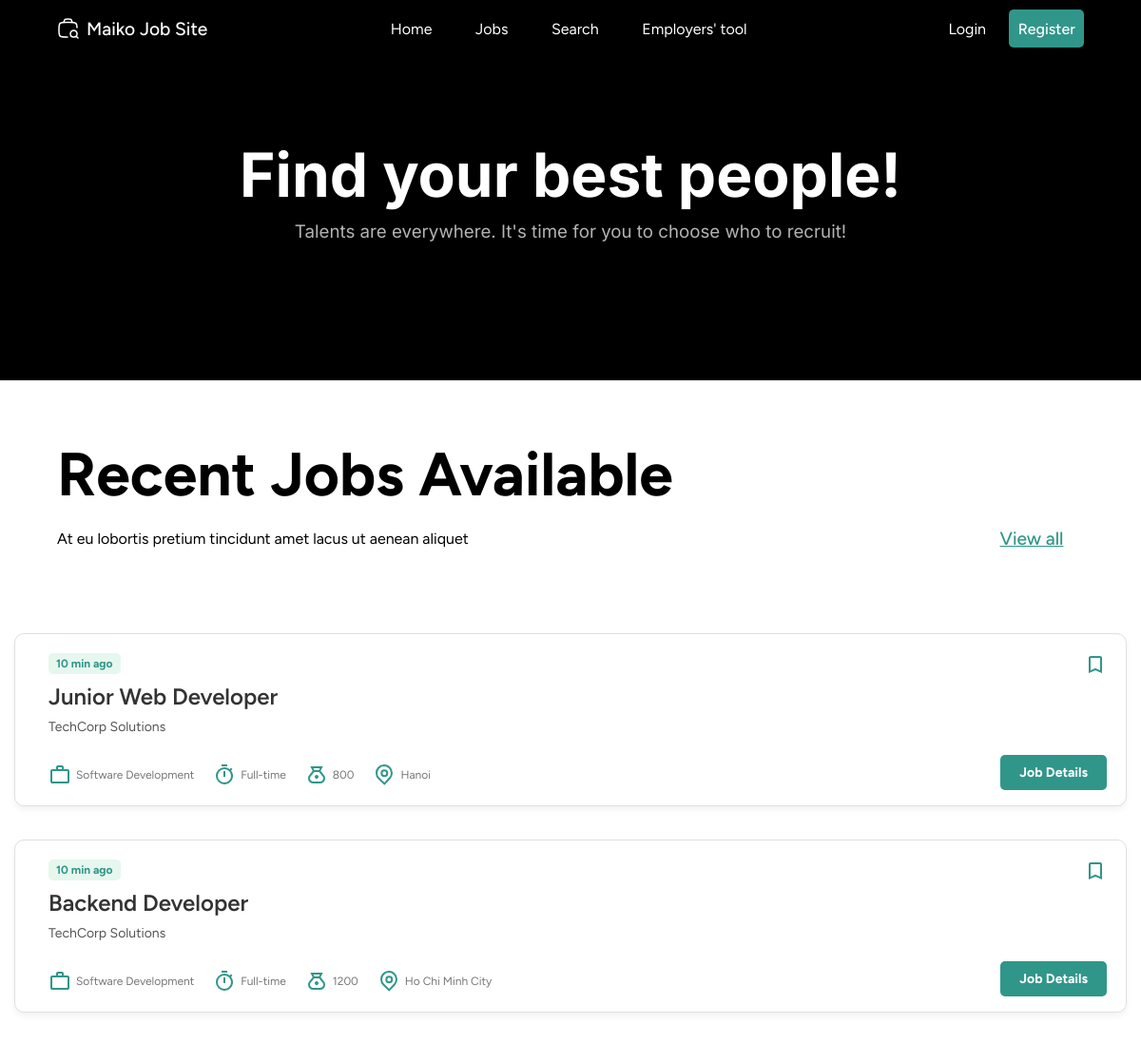
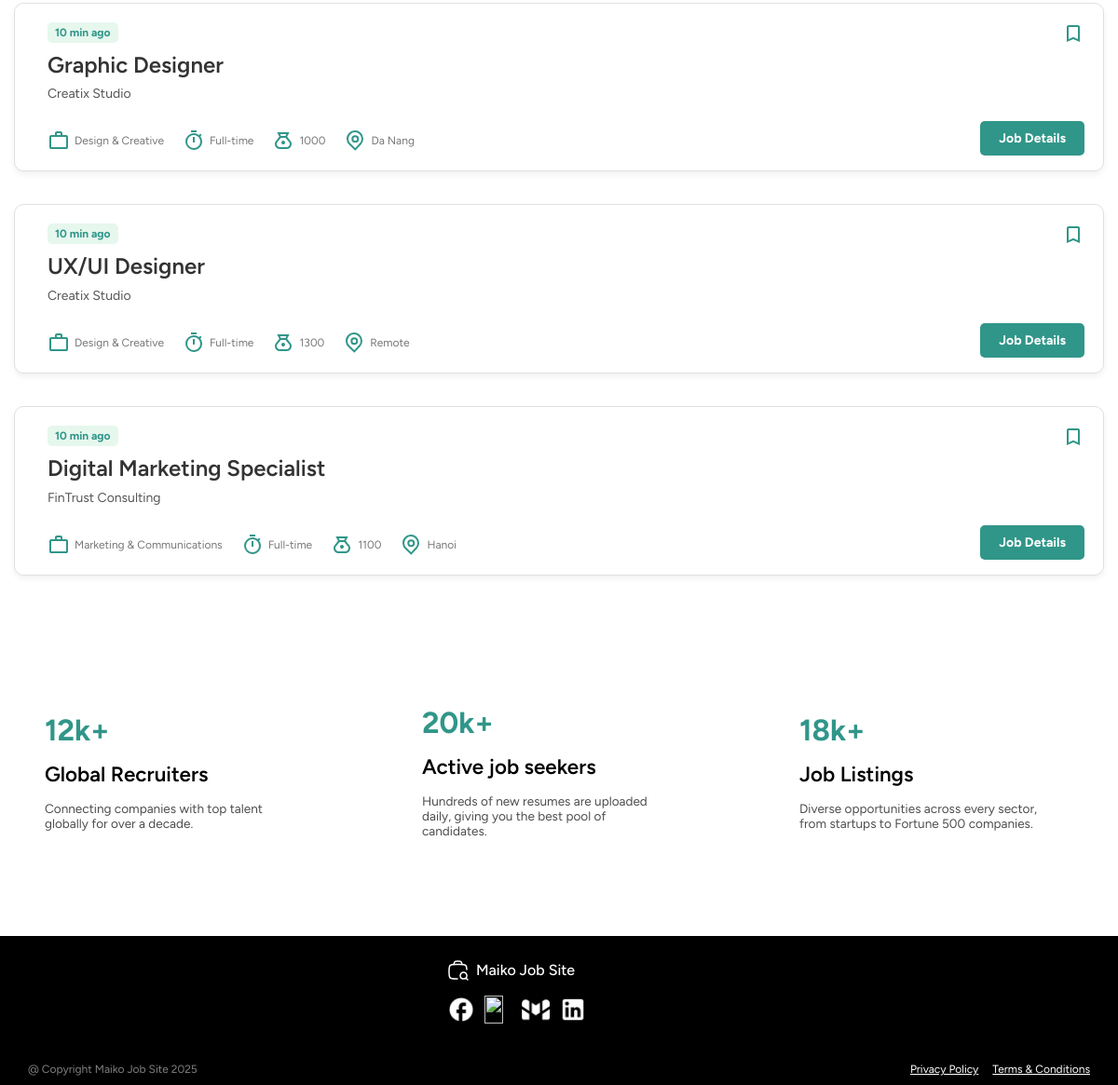
The page /public/index.php on the database its author committed (2 pictures, top to bottom).
### tables this page shows
CREATE TABLE `jobs` (
  `id` int(11) NOT NULL,
  `employer_id` int(11) NOT NULL,
  `category_id` int(11) NOT NULL,
  `title` varchar(150) NOT NULL,
  `location` varchar(150) DEFAULT NULL,
  `description` text DEFAULT NULL,
  `requirements` text DEFAULT NULL,
  `job_type` enum('Full-time','Part-time','Freelance') DEFAULT NULL,
  `min_experience_years` tinyint(3) UNSIGNED DEFAULT NULL,
  `min_degree` enum('None','High School','Associate','Bachelor','Master','PhD') DEFAULT 'None',
  `salary` decimal(10,0) DEFAULT NULL,
  `deadline` date DEFAULT NULL,
  `job_status` enum('open','closed','paused') DEFAULT 'open',
  `posted_at` timestamp NOT NULL DEFAULT current_timestamp()
);

CREATE TABLE `employers` (
  `id` int(11) NOT NULL,
  `user_id` int(11) NOT NULL,
  `company_name` varchar(150) NOT NULL,
  `logo` varchar(255) DEFAULT NULL,
  `website` varchar(255) DEFAULT NULL,
  `contact_info` varchar(255) DEFAULT NULL,
  `description` text DEFAULT NULL
);

CREATE TABLE `jobcategories` (
  `id` int(11) NOT NULL,
  `category_name` varchar(100) NOT NULL
);

### resources/views/home/latest-job-list.php (the view, shortened to what this page needs)
<?php
require __DIR__ . '/../../../config/db.php';
$sql = "
        SELECT
            j.id,
            j.title,
            j.location,
            j.salary,
            j.job_type,
            c.category_name,
            e.company_name,
            e.logo
            FROM jobs j
            JOIN JobCategories c ON j.category_id = c.id
            JOIN Employers e ON j.employer_id = e.id
            ORDER BY posted_at DESC LIMIT 5
    ";
    $result = mysqli_query($db, $sql);
    $jobs = [];
    while ($row = mysqli_fetch_assoc($result)) {
        $jobs[] = $row;
    }
?>
<div class="latest-list">
    <?php foreach ($jobs as $job): ?>
        <div class="job-card">
            <div class="time-ago-badge">10 min ago</div>
            <div class="job-info-main">
                <div class="title-comp">
                    <h3 class="job-title"><?= htmlspecialchars($job['title']) ?></h3>
                    <p class="job-company"><?= htmlspecialchars($job['company_name']) ?></p>
                </div>
                <div class="secondary-info">
                    <div class="info-job-summary">
                        <p class="job-category"><?= htmlspecialchars($job['category_name']) ?></p>
                    </div>
                    <div class="info-job-summary">
                        <p class="job-type"><?= htmlspecialchars($job['job_type']) ?></p>
                    </div>
                    <div class="info-job-summary">
                        <p class="job-wage"><?= htmlspecialchars($job['salary']) ?></p>
                    </div>
                    <div class="info-job-summary">
                        <p class="job-location"><?= htmlspecialchars($job['location']) ?></p>
                    </div>
                </div>
            </div>
            <div class="job-right-element">
                    <div class="bookmark-icon">
                    <svg xmlns="http://www.w3.org/2000/svg" width="24" height="24" viewBox="0 0 24 24"><path fill="currentColor" d="M5 21V5q0-.825.588-1.412T7 3h10q.825 0 1.413.588T19 5v16l-7-3zm2-3.05l5-2.15l5 2.15V5H7zM7 5h10z"/></svg>
                </div>
                <button class="job-details-btn">
                        Job Details
                </button>
                </div>
        </div>
    <?php endforeach ?>
</div>

### public/index.php (shortened to what this page needs)
<?php
    $page = $_GET['page'] ?? 'home';
    function render($viewPath, $data = []) {
        extract($data);
        include __DIR__ . '/../resources/views/layouts/header.php';
        include $viewPath;
        include __DIR__ . '/../resources/views/layouts/footer.php';
    }
    switch ($page) {
        case 'home':
            render(__DIR__ . '/../resources/views/home/home-content.php');
            break;
    }

### resources/views/layouts/header.php (shortened to what this page needs)
<!DOCTYPE html>
<html lang="en">
<head>
    <link rel="stylesheet" href="/Group_assignment/public/css/style.css">
</head>
<body>
<header>
    <div class="logo-and-name">
        <div class="hugeicons--job-search"></div>
        <div class="site-name">Maiko Job Site</div>
    </div>
    <?php include "nav.php" ?>
    <div class="log-res">
        <button class="log-btn">Login</button>
        <button class="reg-btn">Register</button>
    </div>
</header>

### resources/views/layouts/nav.php
<nav class="header-nav">
    <a href="/Group_assignment/public/index.php?page=home" class="header-nav-item" id="home-nav">Home</a>
    <a href="/Group_assignment/public/index.php?page=job&page-order=1&sort=desc" class="header-nav-item" id="job-nav">Jobs</a>
    <a href="/Group_assignment/public/index.php?page=search" class="header-nav-item" id="search-nav">Search</a>
    <a class="header-nav-item" id="employer-tool">Employers' tool</a>
</nav>

### resources/views/home/home-content.php
<?php
    $call = "Find your best people!";
    $subcall = "Talents are everywhere. It's time for you to choose who to recruit!";
 ?>
<div class="home-contents">
    <?php include __DIR__ . "/../layouts/hero.php"; ?>
    <?php include __DIR__ . "/recent-job.php"; ?>
    <?php include __DIR__ . "/latest-job-list.php"; ?>
    <?php include __DIR__ . "/record-number.php"; ?>
</div>

### resources/views/layouts/hero.php
<div class="hero">
    <h1 class="call"><?php echo $call?></h1>
    <h3 class="subcall"><?php echo $subcall?></h3>
</div>

### resources/views/home/recent-job.php
<div class="recent-jobs">
    <div class="recent-job-title">
        <h1>Recent Jobs Available</h1>
        <h4>At eu lobortis pretium tincidunt amet lacus ut aenean aliquet</h4>
        <div class="view-all-job">View all</div>
    </div>
</div>

### resources/views/home/record-number.php
<div class="record-number">
    <div class="number-each">
        <div class="number-plus">12k+</div>
        <div class="number-title">Global Recruiters</div>
        <div class="added-info">Connecting companies with top talent globally for over a decade.</div>
    </div>
    <div class="number-each">
        <div class="number-plus">20k+</div>
        <div class="number-title">Active job seekers</div>
        <div class="added-info">Hundreds of new resumes are uploaded daily, giving you the best pool of candidates.</div>
    </div>
    <div class="number-each">
        <div class="number-plus">18k+</div>
        <div class="number-title">Job Listings</div>
        <div class="added-info">Diverse opportunities across every sector, from startups to Fortune 500 companies.</div>
    </div>
</div>

### resources/views/layouts/footer.php (shortened to what this page needs)
<footer>
    <div class="contacts">
        <div class="logo-and-name">
            <div class="hugeicons--job-search"></div>
            <div class="site-name">Maiko Job Site</div>
        </div>
        <div class="icons-contact">
            <?php $baseUrl = '/Group_assignment'?>
            <img src="<?php echo $baseUrl?>/public/assets/ic--baseline-facebook.png" alt="">
            <img src="<?php echo $baseUrl?>/public/assets/ic--baseline-tiktok.png" alt="">
            <img src="<?php echo $baseUrl?>/public/assets/streamline--gmail-solid.png" alt="">
            <img src="<?php echo $baseUrl?>/public/assets/mdi--linkedin.png" alt="">
        </div>
    </div>
    <div class="credit-links">
        <div class="copyright">@ Copyright Maiko Job Site 2025</div>
        <div class="policy-term">
            <div>Privacy Policy</div>
            <div>Terms & Conditions</div>
        </div>
    </div>
</footer>
</body>
</html>

### public/css/style.css (style rules this page uses)
:root { --main-green-lighter: #c9fff8; --main-green: #309689; --main-green-darker: #1c5850; }
* { font-family: "Figtree", sans-serif; padding: 0; border: 0; margin: 0; box-sizing: border-box; }
html, body { position: relative; min-height: 100vh; width: 100vw; margin: 0; padding: 0; overflow-x: hidden; overflow-y: auto; scroll-behavior: smooth; }
body { display: flex; flex-direction: column; }
body { position: relative; }
button { border: 0; cursor: pointer; }
header, footer { flex-shrink: 0; }

### public/css/header.css (style rules this page uses)
header { display: flex; justify-content: space-between; align-items: center; height: 60px; width: 100%; position: fixed; top: 0; left: 50%; transform: translateX(-50%); background-color: black; padding: 5px 5%; z-index: 25; }
.site-name { font-weight: 500; font-size: 1.2rem; color: white; }
.header-nav { display: flex; min-width: 50%; justify-content: center; align-items: center; gap: 1.5rem; font-size: 1rem; color: white; }
.header-nav-item { display: inline-block; padding: 2%; width: fit-content; font-weight: 400; cursor: pointer; text-decoration: none; color: white; }
.log-res { display: flex; justify-content: center; align-items: center; gap: 5px; height: 100%; width: 15%; }
.log-btn { color: white; background-color: transparent; border: none; border-radius: 5px; padding: 5px; height: 80%; width: 100%; font-size: 1rem; }
.reg-btn { background-color: #309689; font-weight: 500; color: white; border: none; border-radius: 5px; padding: 5px; height: 80%; width: 100%; font-size: 1rem; }
.hugeicons--job-search { display: inline-block; width: 24px; height: 24px; background-repeat: no-repeat; background-size: 100% 100%; }
.logo-and-name { display: flex; justify-content: center; align-items: center; gap: 7px; }

### public/css/footer.css (style rules this page uses)
footer { position: relative; bottom: 0; background-color: black; height: 20vh; width: 100%; }
.contacts { margin-bottom: auto; height: 50%; width: 40%; top: 25px; left: 40%; position: relative; align-items: flex-start; display: flex; flex-direction: column; gap: 15px; }
.contacts .logo-and-name .site-name { font-size: 1rem; }
.credit-links { padding: 0 2.5%; display: flex; font-size: 0.75rem; color: white; justify-content: space-between; align-items: center; position: absolute; bottom: 10px; width: 100%; }
.icons-contact { display: flex; gap: 10px; }
.icons-contact img { height: 30px; aspect-ratio: 1; }
.copyright { opacity: 50%; }
.policy-term { color: white; display: flex; margin-left: auto; justify-content: space-evenly; gap: 15px; align-items: center; text-decoration: none; }
.policy-term div { cursor: pointer; text-decoration: underline; }

### public/css/hero.css (style rules this page uses)
.hero { position: relative; top: 0; background-color: black; height: 50vh; width: 100vw; display: flex; flex-direction: column; justify-content: center; align-items: center; gap: 10px; }
.call, .subcall { font-family: Inter, sans-serif; }
.call { color: white; font-size: 4rem; }
.subcall { color: rgba(255, 255, 255, 0.7); font-weight: 400; }

### public/css/recent-job.css (style rules this page uses)
.recent-jobs { padding: 5%; }
.recent-job-title { position: relative; display: flex; gap: 20px; flex-direction: column; justify-content: space-between; }
.recent-job-title .view-all-job { text-decoration: underline; color: #309689; font-weight: 500; position: absolute; right: 2%; bottom: -2%; font-size: 1.2rem; }
.recent-job-title h1 { font-size: 4rem; }
.recent-job-title h4 { margin-top: auto; font-weight: 400; }

### public/css/record-number.css (style rules this page uses)
.record-number { margin: 8% 4%; display: flex; justify-content: space-around; align-items: center; height: 20vh; width: 100%; gap: 15px; }
.number-each { flex: 1; display: flex; flex-direction: column; gap: 15px; padding-right: 10%; }
.number-plus { color: #309689; font-size: 2rem; font-weight: 700; }
.number-title { font-size: 1.4rem; font-weight: 600; }
.added-info { color: rgba(0, 0, 0, 0.7); font-size: 0.85rem; }

### public/css/hero-search.css (style rules this page uses)
.call { font-family: Inter, sans-serif; }
.call { color: white; font-size: 4rem; }

### rows shown on the page
jobs: title "Junior Web Developer", employer.company_name "TechCorp Solutions", category.category_name "Software Development", job_type "Full-time", salary "800", location "Hanoi"
jobs: title "Backend Developer", employer.company_name "TechCorp Solutions", category.category_name "Software Development", job_type "Full-time", salary "1200", location "Ho Chi Minh City"
jobs: title "Graphic Designer", employer.company_name "Creatix Studio", category.category_name "Design & Creative", job_type "Full-time", salary "1000", location "Da Nang"
jobs: title "UX/UI Designer", employer.company_name "Creatix Studio", category.category_name "Design & Creative", job_type "Full-time", salary "1300", location "Remote"
jobs: title "Digital Marketing Specialist", employer.company_name "FinTrust Consulting", category.category_name "Marketing & Communications", job_type "Full-time", salary "1100", location "Hanoi"

### other values the page prints
$call "Find your best people!"
$subcall "Talents are everywhere. It's time for you to choose who to recruit!"
